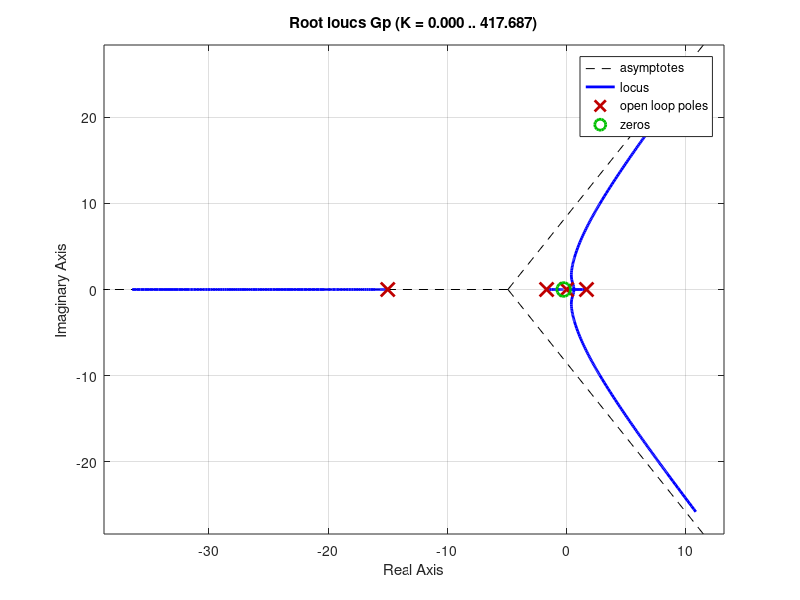

The MATLAB script that drew this image: (Note: this script raises an error after producing the figure.)
close all
clear all
clc

m=7.38e4; %kg
I_y=3.28e6; %kg m^2
T=1.52e6; % N
L_alpha=8.81e5; % N/rad
l_alpha=10.39; % m
l_c=9.85; % m
U_0=984.42; % m/sec
k_c=15; %rad/sec

s=tf('s');

G=((l_c*T/I_y)*(s+(L_alpha/(U_0*m))*(l_c+l_alpha)))/((s^3+(L_alpha/(U_0*m))*s^2-((l_alpha*L_alpha)/I_y)*s))

Gp=(15/(s+15))*G

rlocus(Gp);

K_R=0.3

H=K_R*s+1

sisotool(Gp,1,H,1);